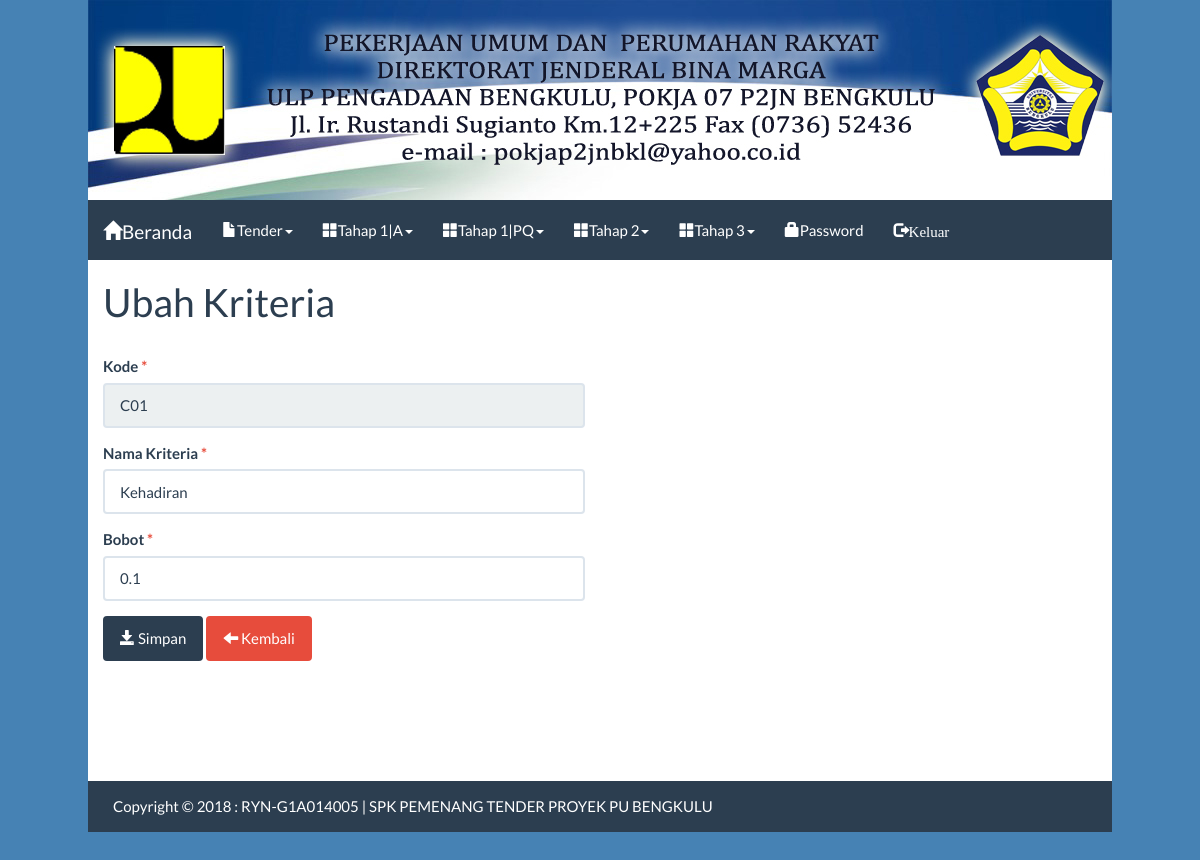
Screenshot of /index.php?m=kriteria_ubah&ID=C01 (signed in) with the database file from the repository.
### tables this page shows
CREATE TABLE IF NOT EXISTS `tb_kriteria` (
  `kode_kriteria` varchar(16) NOT NULL,
  `nama_kriteria` varchar(255) DEFAULT NULL,
  `bobot` double DEFAULT NULL
);

### config.php (called while the page is built, shortened)
<?php
    $config["server"]='localhost';
    $config["username"]='root';
    $config["password"]='iamroot4521';
    $config["database_name"]='proj_spk_mfep';
    include'includes/ez_sql_core.php';
    include'includes/ez_sql_mysqli.php';
    $db = new ezSQL_mysqli($config['username'], $config['password'], $config['database_name'], $config['server']);
?>

### includes/ez_sql_core.php (called while the page is built, shortened)
<?php
	class ezSQLcore
	{
		var $show_errors      = true;
		var $timers           = array();
		function get_host_port( $host, $default = false )
		{
			$port = $default;
			return array( $host, $port );
		}
		function flush()
		{
			$this->last_result = array();
		}
		function get_row($query=null,$output=OBJECT,$y=0)
		{
			if ( $query )
			{
				$this->query($query);
			}
			if ( $output == OBJECT )
			{
				return $this->last_result[$y]?$this->last_result[$y]:null;
			}
			elseif ( $output == ARRAY_A )
			{
				return $this->last_result[$y]?get_object_vars($this->last_result[$y]):null;
			}
			elseif ( $output == ARRAY_N )
			{
				return $this->last_result[$y]?array_values(get_object_vars($this->last_result[$y])):null;
			}
			else
			{
				$this->show_errors ? trigger_error(" \$db->get_row(string query, output type, int offset) -- Output type must be one of: OBJECT, ARRAY_A, ARRAY_N",E_USER_WARNING) : null;
			}
		}
		function timer_get_cur()
		{
			list($usec, $sec) = explode(" ",microtime());
			return ((float)$usec + (float)$sec);
		}
		function timer_start($timer_name)
		{
			$this->timers[$timer_name] = $this->timer_get_cur();
		}
		function timer_elapsed($timer_name)
		{
			return round($this->timer_get_cur() - $this->timers[$timer_name],2);
		}
	}

### includes/ez_sql_mysqli.php (called while the page is built, shortened)
<?php
	$ezsql_mysqli_str = array
	(
		1 => 'Require $dbuser and $dbpassword to connect to a database server',
		2 => 'Error establishing mySQLi database connection. Correct user/password? Correct hostname? Database server running?',
		3 => 'Require $dbname to select a database',
		4 => 'mySQLi database connection is not active',
		5 => 'Unexpected error while trying to select database'
	);
	class ezSQL_mysqli extends ezSQLcore
	{
		function connect($dbuser='', $dbpassword='', $dbhost='localhost', $dbport=false)
		{
			global $ezsql_mysqli_str; $return_val = false;
			if ( ! $dbuser )
			{
				$this->register_error($ezsql_mysqli_str[1].' in '.__FILE__.' on line '.__LINE__);
				$this->show_errors ? trigger_error($ezsql_mysqli_str[1],E_USER_WARNING) : null;
			}
			else
			{
				$this->dbh = new mysqli($dbhost,$dbuser,$dbpassword, '', $dbport);
				if( $this->dbh->connect_errno )
				{
					$this->register_error($ezsql_mysqli_str[2].' in '.__FILE__.' on line '.__LINE__);
					$this->show_errors ? trigger_error($ezsql_mysqli_str[2],E_USER_WARNING) : null;
				}
				else
				{
					$return_val = true;
				}
			}
			return $return_val;
		}
		function query($query)
		{
			$return_val = 0;
			$query = trim($query);
			$this->result = @$this->dbh->query($query);
			if ( preg_match("/^(insert|delete|update|replace|truncate|drop|create|alter|begin|commit|rollback|set|lock|unlock|call)/i",$query) )
			{
				$is_insert = true;
				$this->rows_affected = @$this->dbh->affected_rows;
				if ( preg_match("/^(insert|replace)\s+/i",$query) )
				{
					$this->insert_id = @$this->dbh->insert_id;
				}
				$return_val = $this->rows_affected;
			}
			else
			{
				$is_insert = false;
				$i=0;
				$num_rows=0;
				while ( $row = @$this->result->fetch_object() )
				{
					$num_rows++;
				}
				$this->num_rows = $num_rows;
				$return_val = $this->num_rows;
			}
			return $return_val;
		}
	}

### kriteria_ubah.php (the view, shortened to what this page needs)
<?php
    $row = $db->get_row("SELECT * FROM tb_kriteria WHERE kode_kriteria='$_GET[ID]'");
?>
<div class="page-header">
    <h1>Ubah Kriteria</h1>
</div>
<div class="row">
    <div class="col-sm-6">
        <form method="post" action="?m=kriteria_ubah1&ID=<?=$row->kode_kriteria?>">
            <div class="form-group">
                <label>Kode <span class="text-danger">*</span></label>
                <input class="form-control" type="text" name="kode" readonly="readonly" value="<?=$row->kode_kriteria?>"/>
            </div>
            <div class="form-group">
                <label>Nama Kriteria <span class="text-danger">*</span></label>
                <input class="form-control" type="text" name="nama" value="<?=$row->nama_kriteria?>"/>
            </div>
            <div class="form-group">
                <label>Bobot <span class="text-danger">*</span></label>
                <input class="form-control" type="text" name="bobot" value="<?=$row->bobot?>" />
            </div>
            <div class="form-group">
                <button class="btn btn-primary"><span class="glyphicon glyphicon-save"></span> Simpan</button>
                <a class="btn btn-danger" href="?m=kriteria"><span class="glyphicon glyphicon-arrow-left"></span> Kembali</a>
            </div>
        </form>
    </div>
</div>

### assets/css/general.css (style rules this page uses)
html { position: relative; min-height: 100%; }
body { margin-bottom: 70px; }
.page-header { margin-top: 0; padding-bottom: 0; }
.page-header h1 { margin-top: 0; }

### rows the page displays
tb_kriteria: kode "C01", nama "Kehadiran", bobot "0.1"
